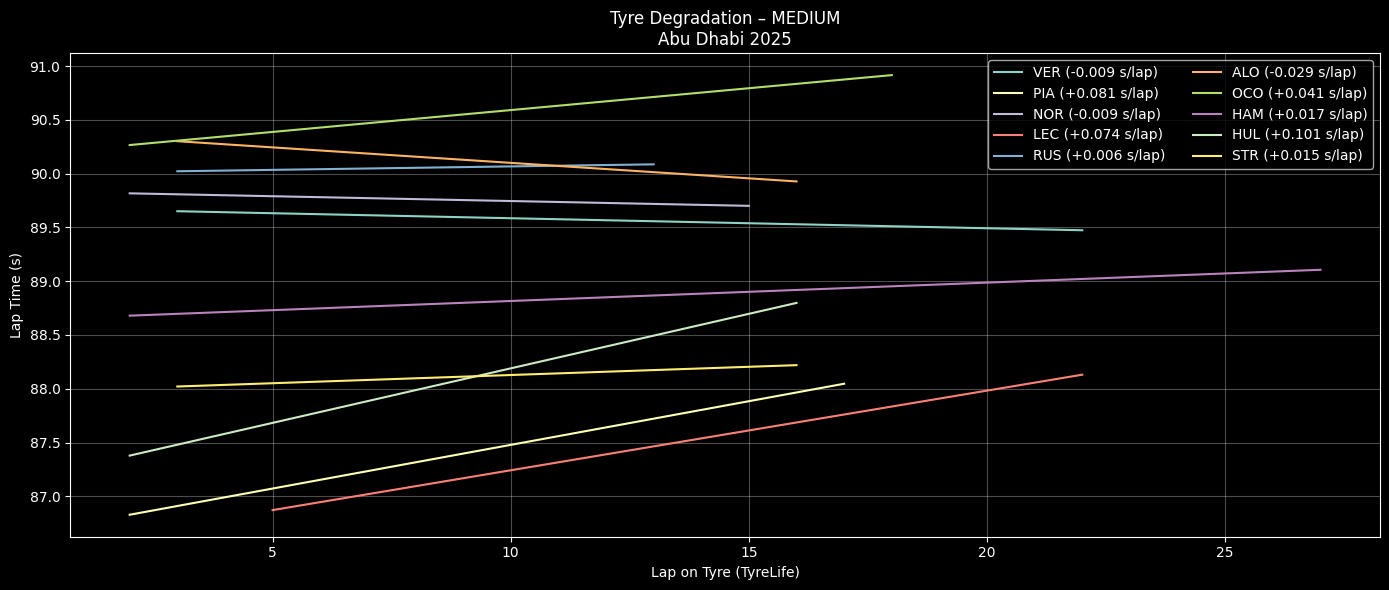

The Python source for this figure:
import fastf1, os
import pandas as pd
import numpy as np
import matplotlib.pyplot as plt
from pathlib import Path

# ========= CONFIG =========
YEAR = 2025
GP = "Abu Dhabi"
SESSION = "R"
COMPOUND = "MEDIUM"      # SOFT / MEDIUM / HARD
TOP_N = 10             # Top N finishers
CACHE_DIR = Path("/content/fastf1_cache")

# ========= CACHE =========
CACHE_DIR.mkdir(parents=True, exist_ok=True)
fastf1.Cache.enable_cache(CACHE_DIR)

# ========= LOAD SESSION =========
session = fastf1.get_session(YEAR, GP, SESSION)
session.load()

laps = session.laps.copy()
laps = laps[laps["IsAccurate"]]

# Convert laptime to seconds
laps["LapTimeSec"] = laps["LapTime"].dt.total_seconds()

# ========= SELECT TOP DRIVERS =========
drivers = (
    session.results
    .sort_values("Position")
    .head(TOP_N)["Abbreviation"]
    .tolist()
)

laps = laps[laps["Driver"].isin(drivers)]

# ========= CLEAN LAPS =========
laps = laps[
    laps["PitInTime"].isna() &
    laps["PitOutTime"].isna() &
    (laps["Compound"] == COMPOUND)
]

# ========= REMOVE OUTLIERS (IQR PER DRIVER PER STINT) =========
clean = []

for (d, stint), dl in laps.groupby(["Driver", "Stint"]):
    if len(dl) < 5:
        continue

    q1, q3 = dl["LapTimeSec"].quantile([0.25, 0.75])
    iqr = q3 - q1

    dl = dl[
        (dl["LapTimeSec"] >= q1 - 1.5 * iqr) &
        (dl["LapTimeSec"] <= q3 + 1.5 * iqr)
    ]

    clean.append(dl)

clean = pd.concat(clean)

# ========= PLOT TYRE DEGRADATION =========
plt.figure(figsize=(14,6))

for d in drivers:
    dl = clean[clean["Driver"] == d]

    # pilih stint terpanjang untuk driver tsb
    if dl.empty:
        continue

    stint_id = (
        dl.groupby("Stint").size().idxmax()
    )

    stint_laps = dl[dl["Stint"] == stint_id]

    if len(stint_laps) < 5:
        continue

    x = stint_laps["TyreLife"]
    y = stint_laps["LapTimeSec"]

    # Linear regression → degradation slope
    z = np.polyfit(x, y, 1)
    y_fit = np.polyval(z, x)

    plt.plot(x, y_fit, label=f"{d} ({z[0]:+.03f} s/lap)")

plt.title(f"Tyre Degradation – {COMPOUND}\n{GP} {YEAR}")
plt.xlabel("Lap on Tyre (TyreLife)")
plt.ylabel("Lap Time (s)")
plt.grid(alpha=0.3)
plt.legend(ncol=2)
plt.tight_layout()
plt.show()
